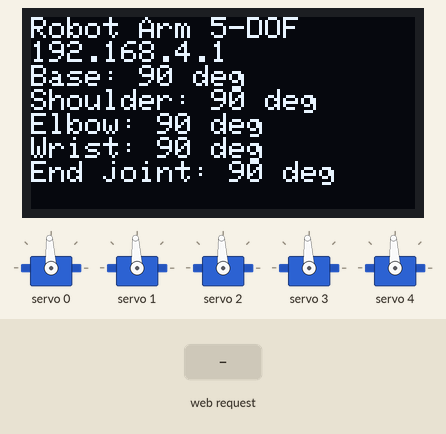
This program was run on a simulated ESP32. Shown: 128×64 one-colour display, 5 × servo. Inputs (shaded band) come from the test bench. What the program prints to the serial monitor is not drawn.

Above: at 1.2 s.
1.3 s: HTTP request GET /set?joint=1&angle=1 received
At 1.41 s:
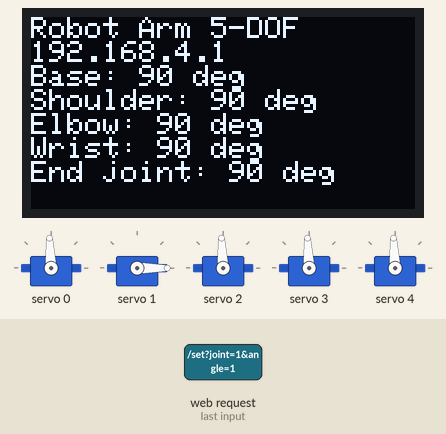
At 2.0 s:
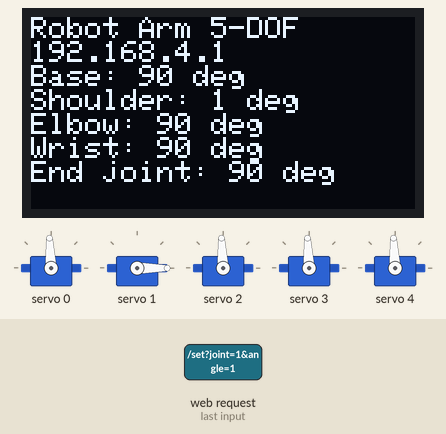
Timing chart, 0 to 4.3 s (numbered marks = the images above; inputs shaded):
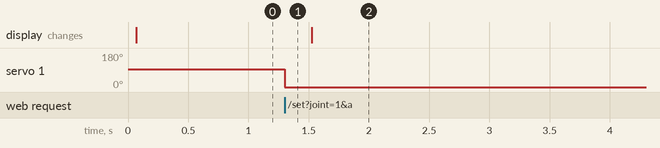

The program:

main.cpp
```cpp
#include <Arduino.h>
#include <Wire.h>
#include <WiFi.h>
#include <WebServer.h>
#include <Adafruit_PWMServoDriver.h>
#include <Adafruit_GFX.h>
#include <Adafruit_SSD1306.h>

// Firmware starter: manual servo-angle control only.
// FK/IK theory and calculations are demonstrated in simulation/simulator.py.
// Validate mechanics, servo limits, and power design before connecting real servos.

constexpr uint8_t SERVO_COUNT = 5;
constexpr uint8_t OLED_WIDTH = 128;
constexpr uint8_t OLED_HEIGHT = 64;
constexpr int OLED_RESET = -1;
constexpr uint8_t PCA9685_ADDRESS = 0x40;
constexpr uint8_t OLED_ADDRESS = 0x3C;

const char *AP_SSID = "RobotArm-5DOF";
const char *AP_PASSWORD = "robotarm5"; // Change before use on a shared/public area.

const char *JOINT_NAMES[SERVO_COUNT] = {
  "Base", "Shoulder", "Elbow", "Wrist", "End joint"
};

const uint8_t SERVO_CHANNELS[SERVO_COUNT] = {0, 1, 2, 3, 4};
int servoAngles[SERVO_COUNT] = {90, 90, 90, 90, 90};

// Calibrate these pulse limits for the exact servo and linkage.
// Do not assume all servos safely support the full 0-180 degree range.
constexpr int SERVO_MIN_US = 500;
constexpr int SERVO_MAX_US = 2500;
constexpr int PCA_FREQUENCY_HZ = 50;

Adafruit_PWMServoDriver pwm(PCA9685_ADDRESS);
Adafruit_SSD1306 display(OLED_WIDTH, OLED_HEIGHT, &Wire, OLED_RESET);
WebServer server(80);

uint16_t microsecondsToTicks(int pulseUs) {
  // PCA9685 period at 50 Hz is 20,000 microseconds; 4096 ticks per period.
  return static_cast<uint16_t>((static_cast<uint32_t>(pulseUs) * 4096UL) / 20000UL);
}

void writeServoAngle(uint8_t index, int angle) {
  if (index >= SERVO_COUNT) return;
  angle = constrain(angle, 0, 180);
  servoAngles[index] = angle;

  const int pulseUs = SERVO_MIN_US +
      (static_cast<long>(SERVO_MAX_US - SERVO_MIN_US) * angle) / 180;
  pwm.setPWM(SERVO_CHANNELS[index], 0, microsecondsToTicks(pulseUs));
}

String makePage() {
  String html = R"HTML(
<!doctype html><html lang="id"><head><meta name="viewport" content="width=device-width,initial-scale=1">
<title>Robot Arm 5-DOF</title>
<style>
body{font-family:system-ui,sans-serif;max-width:680px;margin:24px auto;padding:0 16px;background:#f4f6f8;color:#17202a}
section{background:white;padding:16px;margin:12px 0;border-radius:12px}
label{display:block;font-weight:600;margin-bottom:8px}input{width:100%}output{font-variant-numeric:tabular-nums}
</style></head><body><h1>Robot Arm 5-DOF</h1>
<p>Kontrol sudut servo untuk demonstrasi joint. FK/IK dihitung di simulator Python.</p>
)HTML";

  for (uint8_t i = 0; i < SERVO_COUNT; ++i) {
    html += "<section><label>" + String(JOINT_NAMES[i]) +
            " — <output id='v" + String(i) + "'>" + String(servoAngles[i]) +
            "</output>&deg;</label><input type='range' min='0' max='180' value='" +
            String(servoAngles[i]) + "' oninput='document.getElementById(\"v" +
            String(i) + "\").value=this.value;fetch(\"/set?joint=" + String(i) +
            "&angle=\"+this.value)'></section>";
  }

  html += R"HTML(
<script>
</script><p>Wi-Fi AP lokal; tidak memerlukan internet.</p></body></html>
)HTML";
  return html;
}

void sendPage() {
  server.send(200, "text/html; charset=utf-8", makePage());
}

void handleSet() {
  if (!server.hasArg("joint") || !server.hasArg("angle")) {
    server.send(400, "text/plain", "Parameter joint dan angle diperlukan.");
    return;
  }

  const int joint = server.arg("joint").toInt();
  const int angle = server.arg("angle").toInt();

  if (joint < 0 || joint >= SERVO_COUNT || angle < 0 || angle > 180) {
    server.send(400, "text/plain", "Joint atau sudut di luar rentang.");
    return;
  }

  writeServoAngle(static_cast<uint8_t>(joint), angle);
  server.send(200, "text/plain", "OK");
  Serial.printf("%s: %d deg\n", JOINT_NAMES[joint], angle);
}

void updateOLED() {
  display.clearDisplay();
  display.setTextSize(1);
  display.setTextColor(SSD1306_WHITE);
  display.setCursor(0, 0);
  display.println("Robot Arm 5-DOF");
  display.println(WiFi.softAPIP());
  for (uint8_t i = 0; i < SERVO_COUNT; ++i) {
    display.print(JOINT_NAMES[i]);
    display.print(": ");
    display.print(servoAngles[i]);
    display.println(" deg");
  }
  display.display();
}

void setup() {
  Serial.begin(115200);
  Wire.begin(); // Default ESP32 I2C pins: SDA 21, SCL 22 on common DevKit boards.

  pwm.begin();
  pwm.setPWMFreq(PCA_FREQUENCY_HZ);
  delay(10);

  if (!display.begin(SSD1306_SWITCHCAPVCC, OLED_ADDRESS)) {
    Serial.println("OLED tidak ditemukan; periksa alamat dan koneksi I2C.");
  }

  for (uint8_t i = 0; i < SERVO_COUNT; ++i) {
    writeServoAngle(i, servoAngles[i]);
  }

  WiFi.mode(WIFI_AP);
  WiFi.softAP(AP_SSID, AP_PASSWORD);
  Serial.print("Wi-Fi AP aktif. Sambungkan ke ");
  Serial.println(AP_SSID);
  Serial.print("Buka http://");
  Serial.println(WiFi.softAPIP());

  server.on("/", HTTP_GET, sendPage);
  server.on("/set", HTTP_GET, handleSet);
  server.begin();
  updateOLED();
}

void loop() {
  server.handleClient();
  static unsigned long lastDisplayUpdate = 0;
  if (millis() - lastDisplayUpdate >= 500) {
    lastDisplayUpdate = millis();
    updateOLED();
  }
}
```

Measured:
- after the input at 1.3 s, servo 1: 93° → 0° at once
